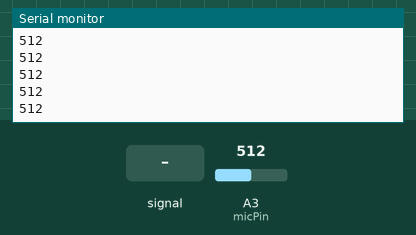
Bench run of a sketch on a simulated Arduino Uno, built with avr-gcc and run on an emulated ATmega328P. On the bench: the last lines printed to the serial monitor. The test bench sets the inputs (shaded band); at power-on: A3 (micPin) = 512.

Above: at 1.2 s.
1.3 s: A3 (micPin) fed a 200 Hz sine of ±81 counts around its level
At 1.31 s:
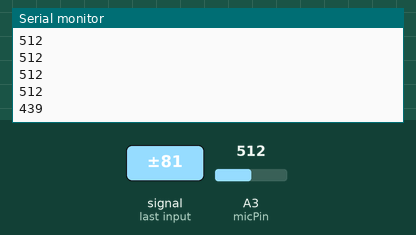
2.8 s: A3 (micPin) set to 716
At 2.81 s:
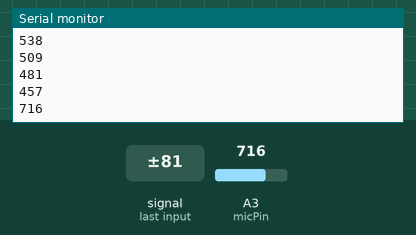
4.3 s: A3 (micPin) fed a 1000 Hz sine of ±255 counts around its level
At 4.32 s:
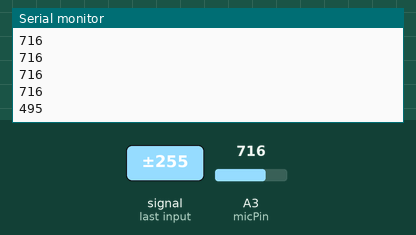
5.8 s: A3 (micPin) set to 900
At 5.82 s:
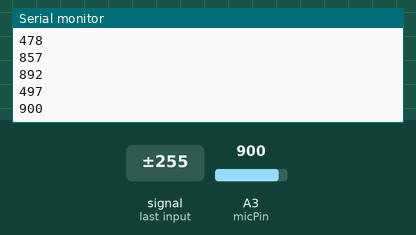
Timing chart, 0 to 8.3 s (numbered marks = the images above; inputs shaded):
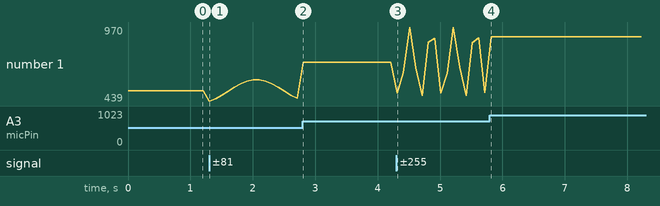

The sketch:

mic_test.ino
```cpp
// pins
int micPin = A3;

// global variables
int micValue = 0;

void setup() {
  Serial.begin(9600);
}

void loop() {
  micValue = analogRead(micPin);
  Serial.println(micValue);
  delay(100);
}
```

Measured:
- after the input at 1.3 s, the serial monitor: prints a new line at once (image 1)
- after the input at 2.8 s, the serial monitor: prints a new line at once (image 2)
- after the input at 4.3 s, the serial monitor: prints a new line at once (image 3)
- after the input at 5.8 s, the serial monitor: prints a new line at once (image 4)
- plotted number 1: 512 → 457 after the input at 1.3 s, 457 → 716 after the input at 2.8 s, 716 → 497 after the input at 4.3 s, 497 → 900 after the input at 5.8 s
